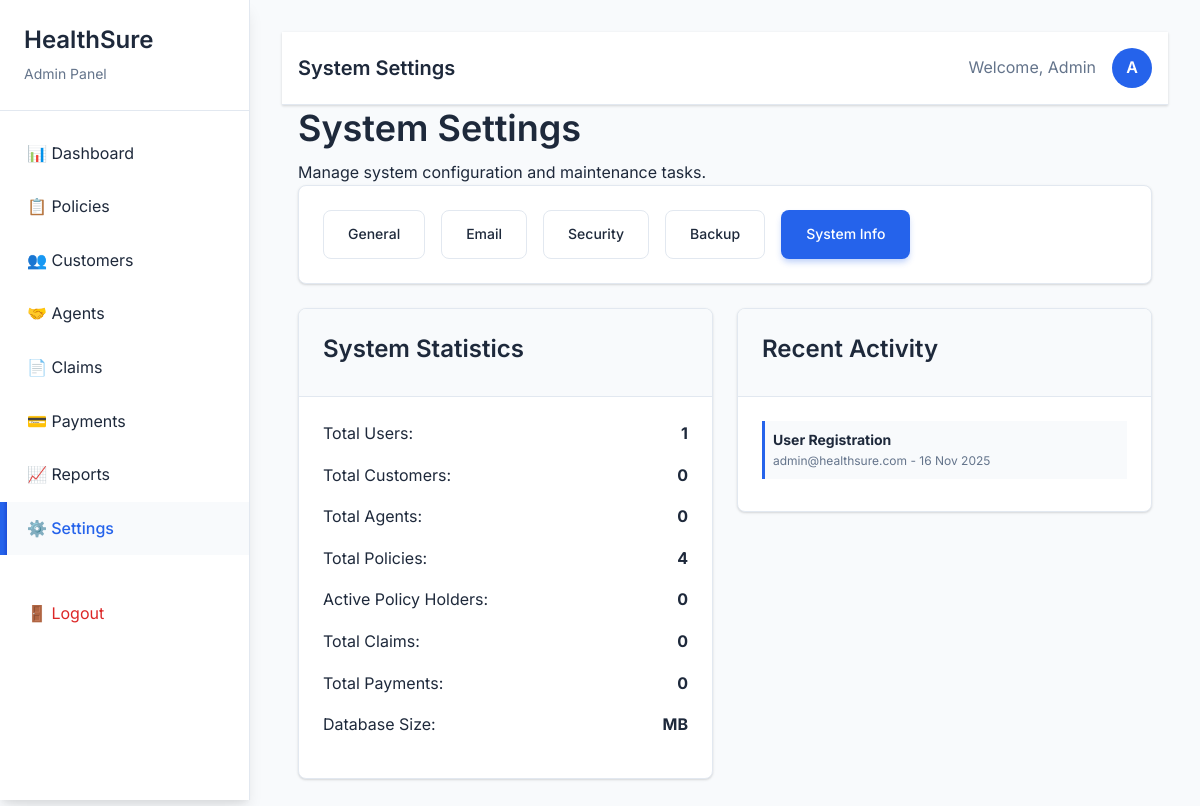
The app's page /admin/settings.php?tab=system (signed in) with its own data.
### tables this page shows
CREATE TABLE users (
    user_id INT PRIMARY KEY AUTO_INCREMENT,
    email VARCHAR(255) UNIQUE NOT NULL,
    password_hash VARCHAR(255) NOT NULL,
    role ENUM('admin', 'agent', 'customer') NOT NULL,
    status ENUM('active', 'blocked') DEFAULT 'active',
    created_at TIMESTAMP DEFAULT CURRENT_TIMESTAMP,
    updated_at TIMESTAMP DEFAULT CURRENT_TIMESTAMP ON UPDATE CURRENT_TIMESTAMP
);

### includes/functions.php (called while the page is built, shortened)
<?php
function format_date($date) {
    return date('d M Y', strtotime($date));
}
?>

### admin/settings.php (the view, shortened to what this page needs)
<?php
require_once '../config/database.php';
require_once '../includes/functions.php';
$tab = $_GET['tab'] ?? 'general';
$stmt = $conn->query("SELECT
                     (SELECT COUNT(*) FROM users) as total_users,
                     (SELECT COUNT(*) FROM customers) as total_customers,
                     (SELECT COUNT(*) FROM agents) as total_agents,
                     (SELECT COUNT(*) FROM policies) as total_policies,
                     (SELECT COUNT(*) FROM policy_holders) as total_policy_holders,
                     (SELECT COUNT(*) FROM claims) as total_claims,
                     (SELECT COUNT(*) FROM payments) as total_payments");
$system_stats = $stmt->fetch(PDO::FETCH_ASSOC);
$stmt = $conn->query("SELECT 'User Registration' as activity, u.email, u.created_at as activity_date
                     FROM users u
                     ORDER BY u.created_at DESC
                     LIMIT 10");
$recent_activity = $stmt->fetchAll(PDO::FETCH_ASSOC);
$stmt = $conn->query("SELECT
                     ROUND(SUM(data_length + index_length) / 1024 / 1024, 1) AS db_size_mb
                     FROM information_schema.tables
                     WHERE table_schema = 'healthsure_db'");
$db_info = $stmt->fetch(PDO::FETCH_ASSOC);
?>
<!DOCTYPE html>
<html lang="en">
<head>
    <link rel="stylesheet" href="../assets/css/style.css">
    <link rel="stylesheet" href="../assets/css/animations.css">
</head>
<body>
    <?php include 'includes/sidebar.php'; ?>
    <div class="main-content">
        <?php include 'includes/header.php'; ?>
        <div class="container">
            <h1>System Settings</h1>
            <p class="text-light">Manage system configuration and maintenance tasks.</p>
            <div class="card mb-4">
                <div class="card-body">
                    <div class="d-flex" style="gap: 1rem;">
                        <a href="?tab=general" class="btn <?php echo $tab === 'general' ? 'btn-primary' : 'btn-outline'; ?>">General</a>
                        <a href="?tab=email" class="btn <?php echo $tab === 'email' ? 'btn-primary' : 'btn-outline'; ?>">Email</a>
                        <a href="?tab=security" class="btn <?php echo $tab === 'security' ? 'btn-primary' : 'btn-outline'; ?>">Security</a>
                        <a href="?tab=backup" class="btn <?php echo $tab === 'backup' ? 'btn-primary' : 'btn-outline'; ?>">Backup</a>
                        <a href="?tab=system" class="btn <?php echo $tab === 'system' ? 'btn-primary' : 'btn-outline'; ?>">System Info</a>
                    </div>
                </div>
            </div>
            <?php if ($tab === 'general'): ?>
                <div class="row">
                    <div class="col-8">
                        <div class="card">
                            <div class="card-header">
                                <h3>General Settings</h3>
                            </div>
                            <div class="card-body">
                                <form method="POST" action="">
                                    <div class="form-group">
                                        <label for="company_name" class="form-label">Company Name</label>
                                        <input type="text" id="company_name" name="company_name" class="form-control"
                                               value="HealthSure Insurance">
                                    </div>
                                    <div class="form-group">
                                        <label for="company_address" class="form-label">Company Address</label>
                                        <textarea id="company_address" name="company_address" class="form-control" rows="3">123 Insurance Street, Business District, City - 123456</textarea>
                                    </div>
                                    <div class="row">
                                        <div class="col-6">
                                            <div class="form-group">
                                                <label for="company_phone" class="form-label">Phone Number</label>
                                                <input type="tel" id="company_phone" name="company_phone" class="form-control"
                                                       value="+1 (555) 123-4567">
                                            </div>
                                        </div>
                                        <div class="col-6">
                                            <div class="form-group">
                                                <label for="company_email" class="form-label">Email Address</label>
                                                <input type="email" id="company_email" name="company_email" class="form-control"
                                                       value="info@healthsure.com">
                                            </div>
                                        </div>
                                    </div>
                                    <div class="form-group">
                                        <label for="currency" class="form-label">Default Currency</label>
                                        <select id="currency" name="currency" class="form-control form-select">
                                            <option value="INR" selected>Indian Rupee (₹)</option>
                                            <option value="USD">US Dollar ($)</option>
                                            <option value="EUR">Euro (€)</option>
                                        </select>
                                    </div>
                                    <div class="form-group">
                                        <label for="timezone" class="form-label">Timezone</label>
                                        <select id="timezone" name="timezone" class="form-control form-select">
                                            <option value="Asia/Kolkata" selected>Asia/Kolkata (IST)</option>
                                            <option value="America/New_York">America/New_York (EST)</option>
                                            <option value="Europe/London">Europe/London (GMT)</option>
                                        </select>
                                    </div>
                                    <button type="submit" name="update_general" class="btn btn-primary">Save Settings</button>
                                </form>
                            </div>
                        </div>
                    </div>
                    <div class="col-4">
                        <div class="card">
                            <div class="card-header">
                                <h3>System Status</h3>
                            </div>
                            <div class="card-body">
                                <div class="mb-3">
                                    <div class="d-flex justify-content-between">
                                        <span>System Status:</span>
                                        <span class="badge badge-success">Online</span>
                                    </div>
                                </div>
                                <div class="mb-3">
                                    <div class="d-flex justify-content-between">
                                        <span>Database:</span>
                                        <span class="badge badge-success">Connected</span>
                                    </div>
                                </div>
                                <div class="mb-3">
                                    <div class="d-flex justify-content-between">
                                        <span>PHP Version:</span>
                                        <span><?php echo PHP_VERSION; ?></span>
                                    </div>
                                </div>
                                <div class="mb-3">
                                    <div class="d-flex justify-content-between">
                                        <span>Server Time:</span>
                                        <span><?php echo date('Y-m-d H:i:s'); ?></span>
                                    </div>
                                </div>
                            </div>
                        </div>
                    </div>
                </div>
            <?php elseif ($tab === 'system'): ?>
                <div class="row">
                    <div class="col-6">
                        <div class="card">
                            <div class="card-header">
                                <h3>System Statistics</h3>
                            </div>
                            <div class="card-body">
                                <div class="mb-3">
                                    <div class="d-flex justify-content-between">
                                        <span>Total Users:</span>
                                        <strong><?php echo $system_stats['total_users']; ?></strong>
                                    </div>
                                </div>
                                <div class="mb-3">
                                    <div class="d-flex justify-content-between">
                                        <span>Total Customers:</span>
                                        <strong><?php echo $system_stats['total_customers']; ?></strong>
                                    </div>
                                </div>
                                <div class="mb-3">
                                    <div class="d-flex justify-content-between">
                                        <span>Total Agents:</span>
                                        <strong><?php echo $system_stats['total_agents']; ?></strong>
                                    </div>
                                </div>
                                <div class="mb-3">
                                    <div class="d-flex justify-content-between">
                                        <span>Total Policies:</span>
                                        <strong><?php echo $system_stats['total_policies']; ?></strong>
                                    </div>
                                </div>
                                <div class="mb-3">
                                    <div class="d-flex justify-content-between">
                                        <span>Active Policy Holders:</span>
                                        <strong><?php echo $system_stats['total_policy_holders']; ?></strong>
                                    </div>
                                </div>
                                <div class="mb-3">
                                    <div class="d-flex justify-content-between">
                                        <span>Total Claims:</span>
                                        <strong><?php echo $system_stats['total_claims']; ?></strong>
                                    </div>
                                </div>
                                <div class="mb-3">
                                    <div class="d-flex justify-content-between">
                                        <span>Total Payments:</span>
                                        <strong><?php echo $system_stats['total_payments']; ?></strong>
                                    </div>
                                </div>
                                <div class="mb-3">
                                    <div class="d-flex justify-content-between">
                                        <span>Database Size:</span>
                                        <strong><?php echo $db_info['db_size_mb']; ?> MB</strong>
                                    </div>
                                </div>
                            </div>
                        </div>
                    </div>
                    <div class="col-6">
                        <div class="card">
                            <div class="card-header">
                                <h3>Recent Activity</h3>
                            </div>
                            <div class="card-body">
                                <?php foreach ($recent_activity as $activity): ?>
                                    <div class="mb-2 p-2" style="border-left: 3px solid var(--primary-color); background: var(--light-bg);">
                                        <div style="font-size: 0.875rem;">
                                            <strong><?php echo $activity['activity']; ?></strong>
                                        </div>
                                        <div style="font-size: 0.75rem; color: var(--text-light);">
                                            <?php echo htmlspecialchars($activity['email']); ?> -
                                            <?php echo format_date($activity['activity_date']); ?>
                                        </div>
                                    </div>
                                <?php endforeach; ?>
                            </div>
                        </div>
                    </div>
                </div>
            <?php endif; ?>
        </div>
    </div>
</body>
</html>

### records on screen
users: activity "User Registration", email "admin@healthsure.com", created_at "16 Nov 2025"

### other values on screen
$page_titles[basename($_SERVER['PHP_SELF'])] "System Settings"
$system_stats['total_users'] "1"
$system_stats['total_customers'] "0"
$system_stats['total_agents'] "0"
$system_stats['total_policies'] "4"
$system_stats['total_policy_holders'] "0"
$system_stats['total_claims'] "0"
$system_stats['total_payments'] "0"
